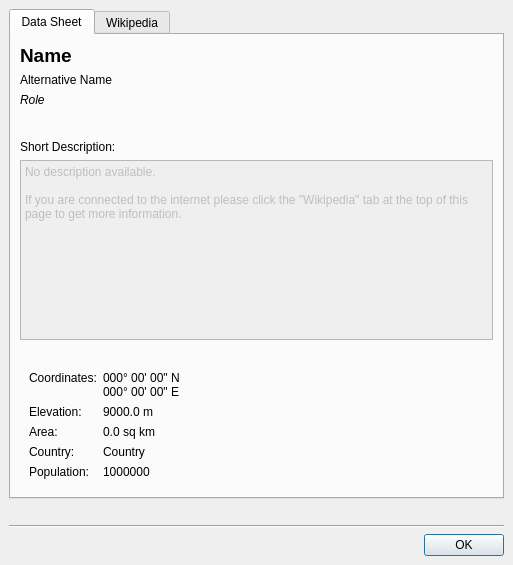
<ui version="4.0" >
 <class>PlaceMarkInfoDialog</class>
 <widget class="QDialog" name="PlaceMarkInfoDialog" >
  <property name="geometry" >
   <rect>
    <x>0</x>
    <y>0</y>
    <width>513</width>
    <height>565</height>
   </rect>
  </property>
  <property name="windowTitle" >
   <string>Marble Infocenter</string>
  </property>
  <layout class="QVBoxLayout" >
   <property name="spacing" >
    <number>6</number>
   </property>
   <property name="leftMargin" >
    <number>9</number>
   </property>
   <property name="topMargin" >
    <number>9</number>
   </property>
   <property name="rightMargin" >
    <number>9</number>
   </property>
   <property name="bottomMargin" >
    <number>9</number>
   </property>
   <item>
    <widget class="QTabWidget" name="m_pTabWidget" >
     <property name="currentIndex" >
      <number>0</number>
     </property>
     <widget class="QWidget" name="tab" >
      <attribute name="title" >
       <string>Data Sheet</string>
      </attribute>
      <layout class="QVBoxLayout" >
       <item>
        <layout class="QGridLayout" >
         <property name="leftMargin" >
          <number>0</number>
         </property>
         <property name="topMargin" >
          <number>0</number>
         </property>
         <property name="rightMargin" >
          <number>0</number>
         </property>
         <property name="bottomMargin" >
          <number>0</number>
         </property>
         <property name="horizontalSpacing" >
          <number>6</number>
         </property>
         <property name="verticalSpacing" >
          <number>6</number>
         </property>
         <item row="0" column="0" >
          <widget class="QLabel" name="name_val_lbl" >
           <property name="toolTip" >
            <string>Name of the location</string>
           </property>
           <property name="whatsThis" >
            <string>Name of the location</string>
           </property>
           <property name="text" >
            <string>&lt;html>&lt;head>&lt;meta name="qrichtext" content="1" />&lt;style type="text/css">
p, li { white-space: pre-wrap; }
&lt;/style>&lt;/head>&lt;body style=" font-family:'Sans Serif'; font-size:9pt; font-weight:400; font-style:normal; text-decoration:none;">
&lt;p style=" margin-top:0px; margin-bottom:0px; margin-left:0px; margin-right:0px; -qt-block-indent:0; text-indent:0px;">&lt;span style=" font-size:14pt; font-weight:600;">Name&lt;/span>&lt;/p>&lt;/body>&lt;/html></string>
           </property>
           <property name="textInteractionFlags" >
            <set>Qt::TextSelectableByMouse</set>
           </property>
          </widget>
         </item>
         <item row="3" column="0" >
          <spacer>
           <property name="orientation" >
            <enum>Qt::Vertical</enum>
           </property>
           <property name="sizeHint" >
            <size>
             <width>20</width>
             <height>16</height>
            </size>
           </property>
          </spacer>
         </item>
         <item rowspan="4" row="0" column="1" >
          <widget class="QLabel" name="flag_val_lbl" >
           <property name="sizePolicy" >
            <sizepolicy vsizetype="Fixed" hsizetype="Fixed" >
             <horstretch>0</horstretch>
             <verstretch>0</verstretch>
            </sizepolicy>
           </property>
           <property name="minimumSize" >
            <size>
             <width>120</width>
             <height>90</height>
            </size>
           </property>
           <property name="text" >
            <string/>
           </property>
          </widget>
         </item>
         <item row="2" column="0" >
          <widget class="QLabel" name="role_val_lbl" >
           <property name="toolTip" >
            <string>Role</string>
           </property>
           <property name="whatsThis" >
            <string>Role of the location.</string>
           </property>
           <property name="text" >
            <string>&lt;html>&lt;head>&lt;meta name="qrichtext" content="1" />&lt;style type="text/css">
p, li { white-space: pre-wrap; }
&lt;/style>&lt;/head>&lt;body style=" font-family:'Sans Serif'; font-size:9pt; font-weight:400; font-style:normal; text-decoration:none;">
&lt;p style=" margin-top:0px; margin-bottom:0px; margin-left:0px; margin-right:0px; -qt-block-indent:0; text-indent:0px;">&lt;span style=" font-style:italic;">Role&lt;/span>&lt;/p>&lt;/body>&lt;/html></string>
           </property>
           <property name="textInteractionFlags" >
            <set>Qt::TextSelectableByMouse</set>
           </property>
          </widget>
         </item>
         <item row="1" column="0" >
          <widget class="QLabel" name="altername_val_lbl" >
           <property name="toolTip" >
            <string>Alternative name</string>
           </property>
           <property name="whatsThis" >
            <string>Alternative name of the location.</string>
           </property>
           <property name="text" >
            <string>Alternative Name</string>
           </property>
           <property name="textInteractionFlags" >
            <set>Qt::TextSelectableByMouse</set>
           </property>
          </widget>
         </item>
        </layout>
       </item>
       <item>
        <widget class="QLabel" name="description_lbl" >
         <property name="text" >
          <string>Short Description:</string>
         </property>
         <property name="buddy" >
          <cstring>description_val_browser</cstring>
         </property>
        </widget>
       </item>
       <item>
        <widget class="QTextBrowser" name="description_val_browser" >
         <property name="enabled" >
          <bool>false</bool>
         </property>
         <property name="toolTip" >
          <string>Description</string>
         </property>
         <property name="whatsThis" >
          <string>Description field</string>
         </property>
         <property name="html" >
          <string>&lt;html>&lt;head>&lt;meta name="qrichtext" content="1" />&lt;style type="text/css">
p, li { white-space: pre-wrap; }
&lt;/style>&lt;/head>&lt;body style=" font-family:'Sans Serif'; font-size:10pt; font-weight:400; font-style:normal;">
&lt;p style=" margin-top:0px; margin-bottom:0px; margin-left:0px; margin-right:0px; -qt-block-indent:0; text-indent:0px; font-size:9pt;">No description available.&lt;/p>
&lt;p style="-qt-paragraph-type:empty; margin-top:0px; margin-bottom:0px; margin-left:0px; margin-right:0px; -qt-block-indent:0; text-indent:0px; font-size:9pt;">&lt;/p>
&lt;p style=" margin-top:0px; margin-bottom:0px; margin-left:0px; margin-right:0px; -qt-block-indent:0; text-indent:0px; font-size:9pt;">If you are connected to the internet please click the "Wikipedia" tab at the top of this page to get more information.&lt;/p>&lt;/body>&lt;/html></string>
         </property>
        </widget>
       </item>
       <item>
        <spacer>
         <property name="orientation" >
          <enum>Qt::Vertical</enum>
         </property>
         <property name="sizeType" >
          <enum>QSizePolicy::Fixed</enum>
         </property>
         <property name="sizeHint" >
          <size>
           <width>330</width>
           <height>16</height>
          </size>
         </property>
        </spacer>
       </item>
       <item>
        <widget class="QFrame" name="frame" >
         <property name="sizePolicy" >
          <sizepolicy vsizetype="Fixed" hsizetype="Fixed" >
           <horstretch>0</horstretch>
           <verstretch>0</verstretch>
          </sizepolicy>
         </property>
         <property name="frameShape" >
          <enum>QFrame::NoFrame</enum>
         </property>
         <property name="frameShadow" >
          <enum>QFrame::Plain</enum>
         </property>
         <layout class="QGridLayout" >
          <item row="0" column="0" >
           <widget class="QLabel" name="coordinates_lbl" >
            <property name="text" >
             <string>Coordinates:</string>
            </property>
            <property name="alignment" >
             <set>Qt::AlignLeading|Qt::AlignLeft|Qt::AlignTop</set>
            </property>
            <property name="textInteractionFlags" >
             <set>Qt::TextSelectableByMouse</set>
            </property>
           </widget>
          </item>
          <item row="0" column="1" >
           <widget class="QLabel" name="coordinates_val_lbl" >
            <property name="text" >
             <string>000° 00' 00" N
000° 00' 00" E </string>
            </property>
            <property name="alignment" >
             <set>Qt::AlignLeading|Qt::AlignLeft|Qt::AlignTop</set>
            </property>
            <property name="textInteractionFlags" >
             <set>Qt::TextEditable</set>
            </property>
           </widget>
          </item>
          <item row="0" column="2" >
           <spacer>
            <property name="orientation" >
             <enum>Qt::Horizontal</enum>
            </property>
            <property name="sizeHint" >
             <size>
              <width>40</width>
              <height>20</height>
             </size>
            </property>
           </spacer>
          </item>
          <item row="1" column="0" >
           <widget class="QLabel" name="elevation_lbl" >
            <property name="text" >
             <string>Elevation:</string>
            </property>
            <property name="alignment" >
             <set>Qt::AlignLeading|Qt::AlignLeft|Qt::AlignTop</set>
            </property>
            <property name="textInteractionFlags" >
             <set>Qt::TextSelectableByMouse</set>
            </property>
           </widget>
          </item>
          <item row="1" column="1" colspan="2" >
           <widget class="QLabel" name="elevation_val_lbl" >
            <property name="text" >
             <string>9000.0 m</string>
            </property>
            <property name="alignment" >
             <set>Qt::AlignLeading|Qt::AlignLeft|Qt::AlignTop</set>
            </property>
            <property name="textInteractionFlags" >
             <set>Qt::TextSelectableByMouse</set>
            </property>
           </widget>
          </item>
          <item row="2" column="0" >
           <widget class="QLabel" name="area_lbl" >
            <property name="text" >
             <string>Area:</string>
            </property>
            <property name="alignment" >
             <set>Qt::AlignLeading|Qt::AlignLeft|Qt::AlignTop</set>
            </property>
            <property name="textInteractionFlags" >
             <set>Qt::TextSelectableByMouse</set>
            </property>
           </widget>
          </item>
          <item row="2" column="1" colspan="2" >
           <widget class="QLabel" name="area_val_lbl" >
            <property name="text" >
             <string>0.0 sq km</string>
            </property>
            <property name="alignment" >
             <set>Qt::AlignLeading|Qt::AlignLeft|Qt::AlignTop</set>
            </property>
            <property name="textInteractionFlags" >
             <set>Qt::TextSelectableByMouse</set>
            </property>
           </widget>
          </item>
          <item row="3" column="0" >
           <widget class="QLabel" name="country_lbl" >
            <property name="text" >
             <string>Country:</string>
            </property>
            <property name="alignment" >
             <set>Qt::AlignLeading|Qt::AlignLeft|Qt::AlignTop</set>
            </property>
            <property name="textInteractionFlags" >
             <set>Qt::TextSelectableByMouse</set>
            </property>
           </widget>
          </item>
          <item row="3" column="1" colspan="2" >
           <widget class="QLabel" name="country_val_lbl" >
            <property name="text" >
             <string>Country</string>
            </property>
            <property name="alignment" >
             <set>Qt::AlignLeading|Qt::AlignLeft|Qt::AlignTop</set>
            </property>
            <property name="textInteractionFlags" >
             <set>Qt::TextSelectableByMouse</set>
            </property>
           </widget>
          </item>
          <item row="4" column="0" >
           <widget class="QLabel" name="population_lbl" >
            <property name="text" >
             <string>Population:</string>
            </property>
            <property name="alignment" >
             <set>Qt::AlignLeading|Qt::AlignLeft|Qt::AlignTop</set>
            </property>
            <property name="textInteractionFlags" >
             <set>Qt::TextSelectableByMouse</set>
            </property>
           </widget>
          </item>
          <item row="4" column="1" colspan="2" >
           <widget class="QLabel" name="population_val_lbl" >
            <property name="text" >
             <string>1000000</string>
            </property>
            <property name="alignment" >
             <set>Qt::AlignLeading|Qt::AlignLeft|Qt::AlignTop</set>
            </property>
            <property name="textInteractionFlags" >
             <set>Qt::LinksAccessibleByMouse</set>
            </property>
           </widget>
          </item>
         </layout>
        </widget>
       </item>
      </layout>
     </widget>
     <widget class="QWidget" name="tab_2" >
      <attribute name="title" >
       <string>Wikipedia</string>
      </attribute>
      <attribute name="icon" >
       <iconset resource="../marble.qrc" >:/icons/wikipedia.png</iconset>
      </attribute>
      <layout class="QVBoxLayout" >
       <property name="spacing" >
        <number>6</number>
       </property>
       <property name="leftMargin" >
        <number>9</number>
       </property>
       <property name="topMargin" >
        <number>9</number>
       </property>
       <property name="rightMargin" >
        <number>9</number>
       </property>
       <property name="bottomMargin" >
        <number>9</number>
       </property>
       <item>
        <layout class="QHBoxLayout" >
         <property name="spacing" >
          <number>6</number>
         </property>
         <property name="leftMargin" >
          <number>0</number>
         </property>
         <property name="topMargin" >
          <number>0</number>
         </property>
         <property name="rightMargin" >
          <number>0</number>
         </property>
         <property name="bottomMargin" >
          <number>0</number>
         </property>
         <item>
          <widget class="QToolButton" name="m_pBackButton" >
           <property name="enabled" >
            <bool>false</bool>
           </property>
           <property name="toolTip" >
            <string>Back</string>
           </property>
           <property name="whatsThis" >
            <string>Move backwards one step in the browsing history.</string>
           </property>
           <property name="text" >
            <string>Back</string>
           </property>
           <property name="icon" >
            <iconset>../../../../../../../../.designer/backup</iconset>
           </property>
           <property name="toolButtonStyle" >
            <enum>Qt::ToolButtonTextBesideIcon</enum>
           </property>
          </widget>
         </item>
         <item>
          <widget class="QToolButton" name="m_pForwardButton" >
           <property name="enabled" >
            <bool>false</bool>
           </property>
           <property name="toolTip" >
            <string>Forward</string>
           </property>
           <property name="whatsThis" >
            <string>Move forward one step in the browsing history.</string>
           </property>
           <property name="text" >
            <string>...</string>
           </property>
           <property name="icon" >
            <iconset>../../../../../../../../.designer/backup</iconset>
           </property>
          </widget>
         </item>
         <item>
          <widget class="QToolButton" name="m_pPrintButton" >
           <property name="text" >
            <string>Print Page</string>
           </property>
           <property name="icon" >
            <iconset resource="../marble.qrc" >:/icons/document-print.png</iconset>
           </property>
           <property name="toolButtonStyle" >
            <enum>Qt::ToolButtonTextBesideIcon</enum>
           </property>
          </widget>
         </item>
         <item>
          <spacer>
           <property name="orientation" >
            <enum>Qt::Horizontal</enum>
           </property>
           <property name="sizeHint" >
            <size>
             <width>281</width>
             <height>31</height>
            </size>
           </property>
          </spacer>
         </item>
        </layout>
       </item>
       <item>
        <widget class="TinyWebBrowser" name="m_pWikipediaBrowser" />
       </item>
      </layout>
     </widget>
    </widget>
   </item>
   <item>
    <widget class="QLabel" name="m_pStatusLabel" >
     <property name="text" >
      <string/>
     </property>
    </widget>
   </item>
   <item>
    <widget class="Line" name="m_pLine" >
     <property name="orientation" >
      <enum>Qt::Horizontal</enum>
     </property>
    </widget>
   </item>
   <item>
    <widget class="QDialogButtonBox" name="m_pButtonBox" >
     <property name="orientation" >
      <enum>Qt::Horizontal</enum>
     </property>
     <property name="standardButtons" >
      <set>QDialogButtonBox::Ok</set>
     </property>
    </widget>
   </item>
  </layout>
 </widget>
 <customwidgets>
  <customwidget>
   <class>TinyWebBrowser</class>
   <extends>QTextBrowser</extends>
   <header>TinyWebBrowser.h</header>
  </customwidget>
 </customwidgets>
 <resources>
  <include location="../marble.qrc" />
 </resources>
 <connections>
  <connection>
   <sender>m_pButtonBox</sender>
   <signal>accepted()</signal>
   <receiver>PlaceMarkInfoDialog</receiver>
   <slot>accept()</slot>
   <hints>
    <hint type="sourcelabel" >
     <x>266</x>
     <y>555</y>
    </hint>
    <hint type="destinationlabel" >
     <x>157</x>
     <y>274</y>
    </hint>
   </hints>
  </connection>
  <connection>
   <sender>m_pButtonBox</sender>
   <signal>rejected()</signal>
   <receiver>PlaceMarkInfoDialog</receiver>
   <slot>reject()</slot>
   <hints>
    <hint type="sourcelabel" >
     <x>334</x>
     <y>555</y>
    </hint>
    <hint type="destinationlabel" >
     <x>286</x>
     <y>274</y>
    </hint>
   </hints>
  </connection>
  <connection>
   <sender>m_pBackButton</sender>
   <signal>clicked()</signal>
   <receiver>m_pWikipediaBrowser</receiver>
   <slot>backward()</slot>
   <hints>
    <hint type="sourcelabel" >
     <x>54</x>
     <y>60</y>
    </hint>
    <hint type="destinationlabel" >
     <x>55</x>
     <y>125</y>
    </hint>
   </hints>
  </connection>
  <connection>
   <sender>m_pForwardButton</sender>
   <signal>clicked()</signal>
   <receiver>m_pWikipediaBrowser</receiver>
   <slot>forward()</slot>
   <hints>
    <hint type="sourcelabel" >
     <x>98</x>
     <y>70</y>
    </hint>
    <hint type="destinationlabel" >
     <x>106</x>
     <y>113</y>
    </hint>
   </hints>
  </connection>
  <connection>
   <sender>m_pWikipediaBrowser</sender>
   <signal>forwardAvailable(bool)</signal>
   <receiver>m_pForwardButton</receiver>
   <slot>setEnabled(bool)</slot>
   <hints>
    <hint type="sourcelabel" >
     <x>135</x>
     <y>109</y>
    </hint>
    <hint type="destinationlabel" >
     <x>98</x>
     <y>70</y>
    </hint>
   </hints>
  </connection>
  <connection>
   <sender>m_pWikipediaBrowser</sender>
   <signal>backwardAvailable(bool)</signal>
   <receiver>m_pBackButton</receiver>
   <slot>setEnabled(bool)</slot>
   <hints>
    <hint type="sourcelabel" >
     <x>39</x>
     <y>129</y>
    </hint>
    <hint type="destinationlabel" >
     <x>32</x>
     <y>54</y>
    </hint>
   </hints>
  </connection>
 </connections>
</ui>
